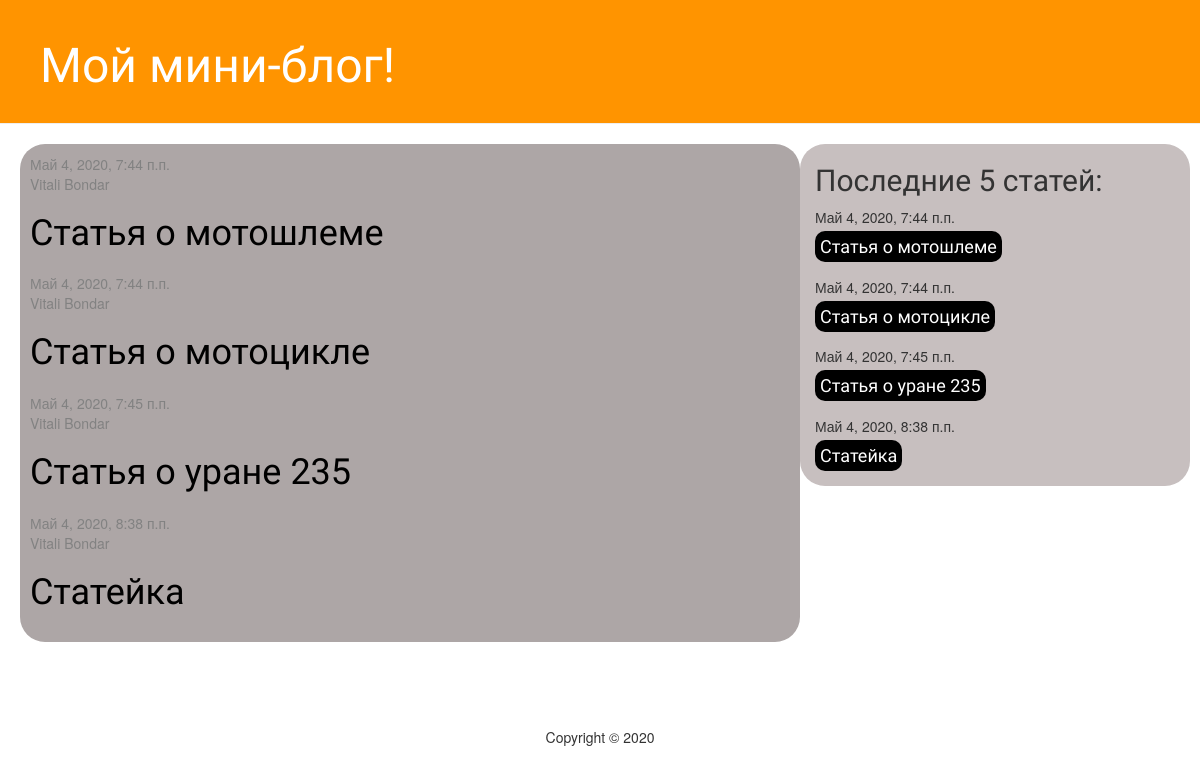
The page / on the database its author committed.
### blog/models.py (models this page shows, shortened)
class Post(models.Model):
    author = models.ForeignKey(User, null=True, blank=True, on_delete=models.DO_NOTHING) #(settings.AUTH_USER_MODEL, on_delete=models.CASCADE)
    title = models.CharField(max_length=200)
    text = models.TextField()
    created_date = models.DateTimeField(default=timezone.now)
    published_date = models.DateTimeField(blank=True, null=True)

### blog/views.py (the view)
# urls.py: path('', views.post_list, name='post_list'),
def post_list(request):
    posts = Post.objects.filter(published_date__lte=timezone.now()).order_by('published_date')
    last_5_posts = Post.objects.all()[:5]
    return render(request, 'blog/post_list.html', {'posts':posts,'last_5_posts': last_5_posts})

### blog/templates/blog/post_list.html
<!DOCTYPE html>
    {% extends 'blog/base.html' %}
    {% block content %}
        {% for post in posts %}
            <div class="post">
                <div class="date">
                    {{ post.published_date }}
                    <p>{{ post.author.first_name }}
                        {{ post.author.last_name }}</p>
                </div>
                <h1><a href="{% url 'post_detail' pk=post.pk %}">{{ post.title }}</a></h1>
            </div>
        {% endfor %}
    {% endblock %}
    {% block contentix %}
        <h2>Последние 5 статей:</h2>
        {% for last in last_5_posts %}
            <div class="post1">
                    <div class="date1">
                        {{ last.published_date }}
                    </div>
                    <h4><a href="{% url 'post_detail' pk=last.pk %}">{{ last.title }}</a></h4>
            </div>
        {% endfor %}
    {% endblock %}

### blog/static/css/blog.css (style rules this page uses)
h1, h2, h3, h4 { font-family: 'Lobster', cursive; }
.date { color: #828282; }
.post { margin-bottom: 20px; }
.post h1 a, .post h1 a:visited { color: #000000; }
.post1 { margin-bottom: 20px; }
.post1 h4 a, .post h4 a:visited { color: white; background: black; border-radius: 10px; padding: 5px }

### rows shown on the page
Post: published_date "Май 4, 2020, 7:44 п.п.", author.first_name "Vitali", author.last_name "Bondar", title "Статья о мотошлеме"
Post: published_date "Май 4, 2020, 7:44 п.п.", author.first_name "Vitali", author.last_name "Bondar", title "Статья о мотоцикле"
Post: published_date "Май 4, 2020, 7:45 п.п.", author.first_name "Vitali", author.last_name "Bondar", title "Статья о уране 235"
Post: published_date "Май 4, 2020, 8:38 п.п.", author.first_name "Vitali", author.last_name "Bondar", title "Статейка"
